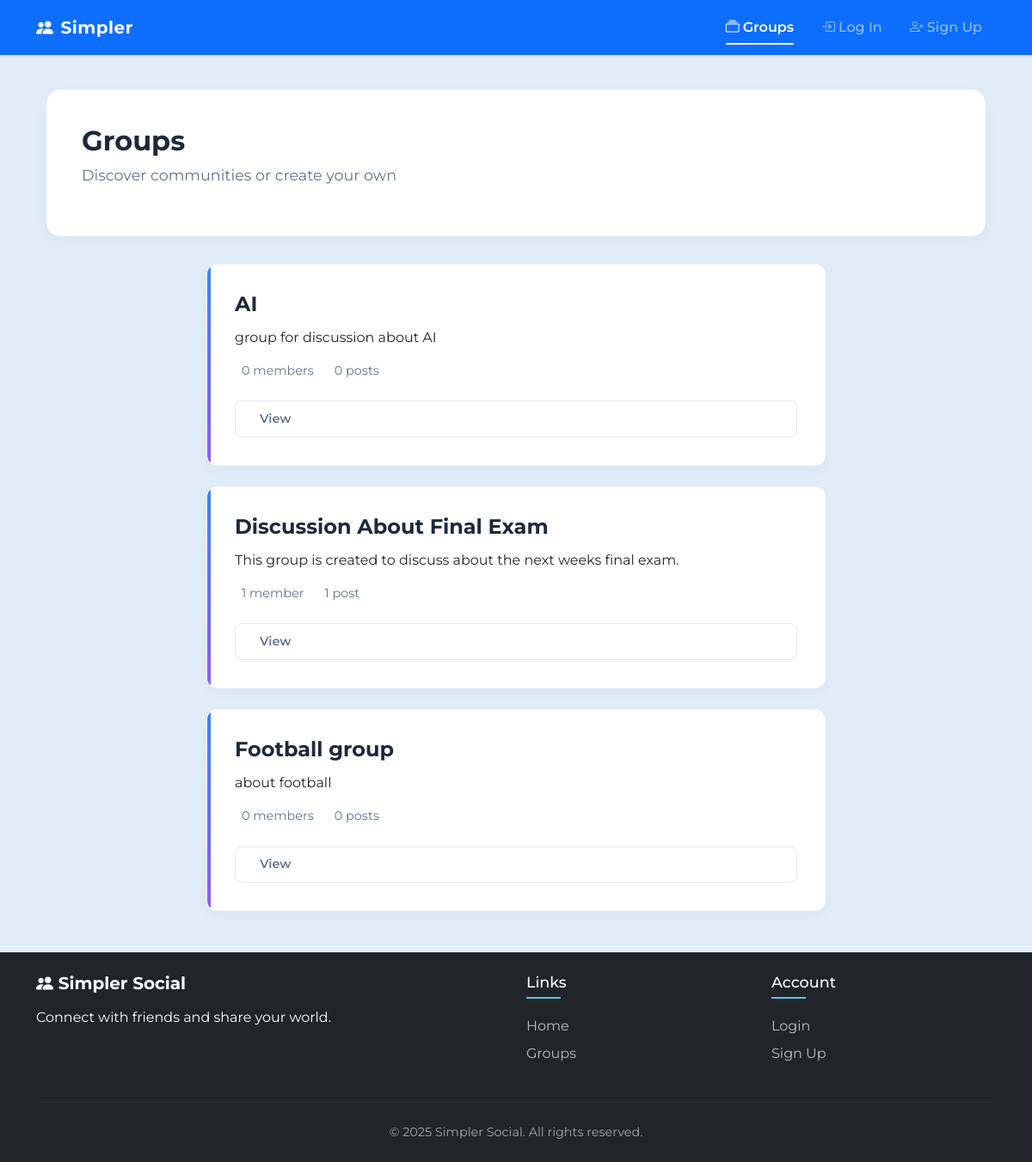
The app's page /groups/ with its own data.
### groups/models.py (models this page shows, shortened)
class Group(models.Model):  # Has many-to-many relationship with Users through GroupMember
    name = models.CharField(max_length=100, unique=True)
    slug = models.SlugField(allow_unicode=True, unique=True)
    description = models.TextField(blank=True, default='')
    description_html = models.TextField(editable=False, blank=True, default='')
    members = models.ManyToManyField(User, through='GroupMember', related_name='group_members')
    creator = models.ForeignKey(settings.AUTH_USER_MODEL, on_delete=models.CASCADE, related_name='created_groups', default=None)
    class Meta:
        ordering = ['name']

### groups/views.py (the view)
# urls.py: path('', views.ListGroups.as_view(), name='all'),
class ListGroups(generic.ListView):
    model = Group

### groups/templates/groups/group_list.html (shortened to what this page needs)
{% extends "groups/group_base.html" %}
{% load static %}
{% block pregroup %}
<div class="container">
    <div class="group-header">
        {% if user.is_authenticated %}
        <h2>Welcome back, <a href="{% url 'posts:for_user' username=user.username %}" class="username-link">@{{user.username}}</a></h2>
        {% else %}
        <h2>Groups</h2>
        {% endif %}
        <p>Discover communities or create your own</p>
    </div>
</div>
{% endblock %}
{% block group_content %}
<div class="col-md-8 mx-auto">
    {% for group in object_list %}
    <div class="group-card">
        <h3 class="group-title">
            <a href="{% url 'groups:single' slug=group.slug %}">{{ group.name }}</a>
        </h3>
        <div class="group-description">
            {{ group.description_html|safe }}
        </div>
        <div class="group-stats">
            <div class="stat-item">
                {{ group.membership.count }} member{{ group.membership.count|pluralize }}
            </div>
            <div class="stat-item">
                {{ group.posts.count }} post{{ group.posts.count|pluralize }}
            </div>
        </div>
        <div class="btn-group">
            <a href="{% url 'groups:single' slug=group.slug %}" class="btn btn-outline">
                 View
            </a>
        </div>
    </div>
    {% endfor %}
</div>
{% endblock %}

### static/simple_social/css/master.css (style rules this page uses)
:root { --primary: #4361ee; --primary-dark: #3a56d5; --primary-light: #4895ef; --accent: #f72585; --teal: #4cc9f0; --bg: #e0ecf8; --card: #ffffff; --text: #212529; --text-light: #6c757d; --border: #e9ecef; --success: #38b000; --warning: #ffaa00; --error: #ef233c; }
body.site-body { background-color: var(--bg); color: var(--text); font-family: 'Montserrat', 'Poppins', sans-serif; display: flex; flex-direction: column; min-height: 100vh; padding-top: 56px; }
.group-card { transition: all 0.3s ease; border-radius: 0.5rem; overflow: hidden; }
.group-header { background: white; border-radius: 16px; padding: 2.5rem; margin-bottom: 2rem; box-shadow: 0 5px 20px rgba(0,0,0,0.03); border: 1px solid rgba(0,0,0,0.03); }
.group-header h2 { font-weight: 700; color: #1e293b; margin-bottom: 0.5rem; font-size: 2rem; }
.group-header p { color: #64748b; font-size: 1.1rem; }
.group-card { background: white; border-radius: 12px; padding: 2rem; margin-bottom: 1.5rem; box-shadow: 0 5px 15px rgba(0,0,0,0.03); transition: all 0.3s ease; border: 1px solid rgba(0,0,0,0.03); position: relative; overflow: hidden; }
.group-card::after { content: ""; position: absolute; top: 0; left: 0; width: 4px; height: 100%; background: linear-gradient(to bottom, #3b82f6, #8b5cf6); }
.group-title { font-size: 1.5rem; font-weight: 700; color: #1e293b; margin-bottom: 0.75rem; }
.group-title a { color: inherit; text-decoration: none; transition: all 0.2s ease; }
.group-stats { display: flex; gap: 1rem; margin: 1rem 0; }
.stat-item { display: flex; align-items: center; color: #64748b; font-size: 0.9rem; }
.btn-group { display: flex; gap: 0.75rem; margin-top: 1.5rem; }
.btn { padding: 0.6rem 1.25rem; border-radius: 8px; font-weight: 600; font-size: 0.9rem; transition: all 0.2s ease; display: inline-flex; align-items: center; }
.btn-outline { background: transparent; border: 1px solid #e2e8f0; color: #64748b; }

### records on screen
Group: name "AI", description_html "group for discussion about AI", membership.count "0", posts.count "0"
Group: name "Discussion About Final Exam", description_html "This group is created to discuss about the next weeks final exam.", membership.count "1", posts.count "1"
Group: name "Football group", description_html "about football", membership.count "0", posts.count "0"
